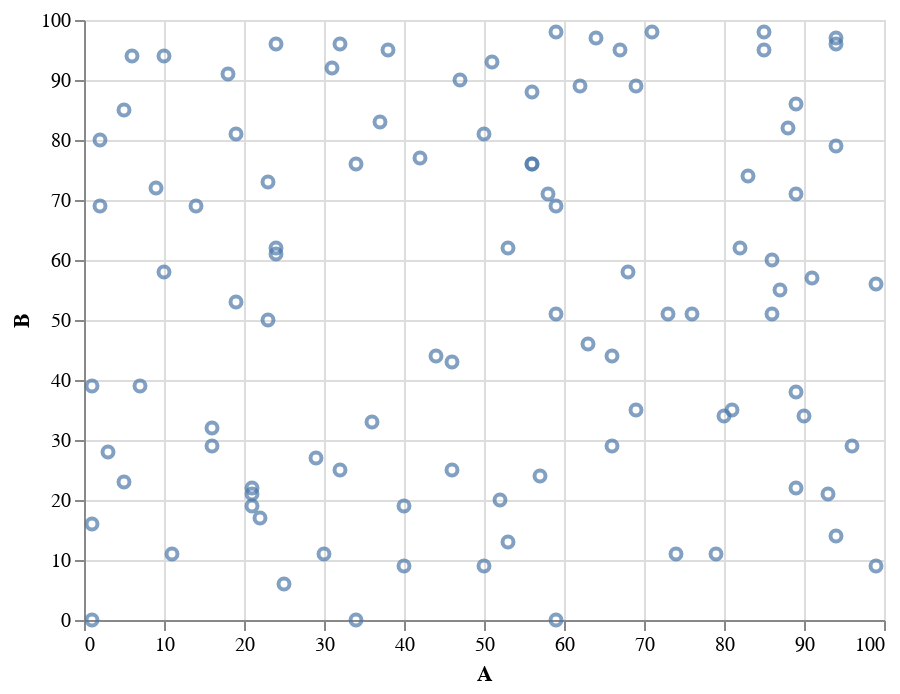

Source (notebook cell):
### Code cell
import altair as alt
import pandas as pd
import numpy as np

#alt.renderers.enable('notebook')
# alt.renderers.enable('default')
alt.renderers.enable('mimetype')

# This is a comment
(
  alt.Chart( pd.DataFrame(np.random.randint(0,100,size=(100, 4)), columns=list('ABCD')) )
  .mark_point()
  .encode(
    x='A',
    y='B'
  )
)

### Figure 1 — Vega-Lite specification as saved in the notebook (floating-point values rounded to 4 significant figures)
{"$schema": "https://vega.github.io/schema/vega-lite/v4.17.0.json", "config": {"view": {"continuousHeight": 300, "continuousWidth": 400}}, "data": {"name": "data-f46a7ece0a8c8f91379afc2b1f08f498"}, "datasets": {"data-f46a7ece0a8c8f91379afc2b1f08f498": [{"A": 7, "B": 39, "C": 88, "D": 78}, {"A": 83, "B": 74, "C": 98, "D": 33}, {"A": 23, "B": 50, "C": 92, "D": 14}, {"A": 29, "B": 27, "C": 43, "D": 17}, {"A": 40, "B": 19, "C": 58, "D": 50}, {"A": 69, "B": 89, "C": 68, "D": 61}, {"A": 10, "B": 94, "C": 59, "D": 8}, {"A": 53, "B": 62, "C": 61, "D": 13}, {"A": 6, "B": 94, "C": 27, "D": 33}, {"A": 34, "B": 0, "C": 98, "D": 55}, {"A": 24, "B": 61, "C": 82, "D": 95}, {"A": 68, "B": 58, "C": 0, "D": 82}, {"A": 21, "B": 22, "C": 9, "D": 77}, {"A": 99, "B": 9, "C": 39, "D": 43}, {"A": 16, "B": 29, "C": 80, "D": 66}, {"A": 86, "B": 51, "C": 10, "D": 3}, {"A": 38, "B": 95, "C": 0, "D": 53}, {"A": 96, "B": 29, "C": 6, "D": 95}, {"A": 14, "B": 69, "C": 85, "D": 46}, {"A": 66, "B": 44, "C": 46, "D": 71}, {"A": 1, "B": 0, "C": 27, "D": 81}, {"A": 31, "B": 92, "C": 7, "D": 59}, {"A": 11, "B": 11, "C": 62, "D": 30}, {"A": 59, "B": 69, "C": 24, "D": 58}, {"A": 34, "B": 76, "C": 8, "D": 23}, {"A": 73, "B": 51, "C": 27, "D": 28}, {"A": 58, "B": 71, "C": 85, "D": 17}, {"A": 86, "B": 60, "C": 48, "D": 25}, {"A": 71, "B": 98, "C": 97, "D": 61}, {"A": 30, "B": 11, "C": 1, "D": 7}, {"A": 56, "B": 76, "C": 45, "D": 5}, {"A": 32, "B": 25, "C": 7, "D": 86}, {"A": 80, "B": 34, "C": 57, "D": 36}, {"A": 94, "B": 79, "C": 17, "D": 76}, {"A": 89, "B": 71, "C": 35, "D": 22}, {"A": 21, "B": 21, "C": 19, "D": 39}, {"A": 89, "B": 86, "C": 27, "D": 62}, {"A": 9, "B": 72, "C": 61, "D": 3}, {"A": 44, "B": 44, "C": 68, "D": 46}, {"A": 88, "B": 82, "C": 10, "D": 78}, {"A": 47, "B": 90, "C": 66, "D": 85}, {"A": 85, "B": 98, "C": 39, "D": 82}, {"A": 56, "B": 76, "C": 83, "D": 95}, {"A": 79, "B": 11, "C": 13, "D": 29}, {"A": 69, "B": 35, "C": 62, "D": 21}, {"A": 93, "B": 21, "C": 56, "D": 53}, {"A": 94, "B": 96, "C": 76, "D": 22}, {"A": 37, "B": 83, "C": 21, "D": 94}, {"A": 46, "B": 25, "C": 52, "D": 87}, {"A": 59, "B": 98, "C": 79, "D": 57}, {"A": 50, "B": 81, "C": 82, "D": 94}, {"A": 36, "B": 33, "C": 92, "D": 16}, {"A": 66, "B": 29, "C": 23, "D": 19}, {"A": 19, "B": 81, "C": 87, "D": 64}, {"A": 74, "B": 11, "C": 14, "D": 11}, {"A": 89, "B": 22, "C": 44, "D": 78}, {"A": 67, "B": 95, "C": 97, "D": 31}, {"A": 19, "B": 53, "C": 9, "D": 3}, {"A": 18, "B": 91, "C": 74, "D": 20}, {"A": 1, "B": 39, "C": 9, "D": 16}, {"A": 53, "B": 13, "C": 32, "D": 39}, {"A": 57, "B": 24, "C": 55, "D": 96}, {"A": 25, "B": 6, "C": 98, "D": 74}, {"A": 59, "B": 51, "C": 26, "D": 33}, {"A": 82, "B": 62, "C": 92, "D": 35}, {"A": 22, "B": 17, "C": 36, "D": 79}, {"A": 24, "B": 96, "C": 68, "D": 62}, {"A": 62, "B": 89, "C": 16, "D": 72}, {"A": 94, "B": 14, "C": 79, "D": 68}, {"A": 52, "B": 20, "C": 58, "D": 67}, {"A": 16, "B": 32, "C": 67, "D": 52}, {"A": 5, "B": 85, "C": 40, "D": 37}, {"A": 21, "B": 19, "C": 40, "D": 49}, {"A": 90, "B": 34, "C": 35, "D": 16}, {"A": 3, "B": 28, "C": 37, "D": 75}, {"A": 46, "B": 43, "C": 10, "D": 83}, {"A": 32, "B": 96, "C": 50, "D": 70}, {"A": 89, "B": 38, "C": 11, "D": 16}, {"A": 40, "B": 9, "C": 84, "D": 65}, {"A": 94, "B": 97, "C": 85, "D": 82}, {"A": 87, "B": 55, "C": 72, "D": 20}, {"A": 24, "B": 62, "C": 72, "D": 10}, {"A": 85, "B": 95, "C": 10, "D": 97}, {"A": 91, "B": 57, "C": 71, "D": 73}, {"A": 81, "B": 35, "C": 81, "D": 90}, {"A": 2, "B": 80, "C": 12, "D": 9}, {"A": 51, "B": 93, "C": 25, "D": 57}, {"A": 59, "B": 0, "C": 15, "D": 63}, {"A": 50, "B": 9, "C": 0, "D": 51}, {"A": 64, "B": 97, "C": 69, "D": 13}, {"A": 63, "B": 46, "C": 73, "D": 47}, {"A": 1, "B": 16, "C": 97, "D": 24}, {"A": 5, "B": 23, "C": 30, "D": 20}, {"A": 42, "B": 77, "C": 47, "D": 60}, {"A": 99, "B": 56, "C": 10, "D": 4}, {"A": 10, "B": 58, "C": 40, "D": 89}, {"A": 2, "B": 69, "C": 42, "D": 93}, {"A": 76, "B": 51, "C": 12, "D": 2}, {"A": 56, "B": 88, "C": 95, "D": 35}, {"A": 23, "B": 73, "C": 5, "D": 18}]}, "encoding": {"x": {"field": "A", "type": "quantitative"}, "y": {"field": "B", "type": "quantitative"}}, "mark": "point"}
